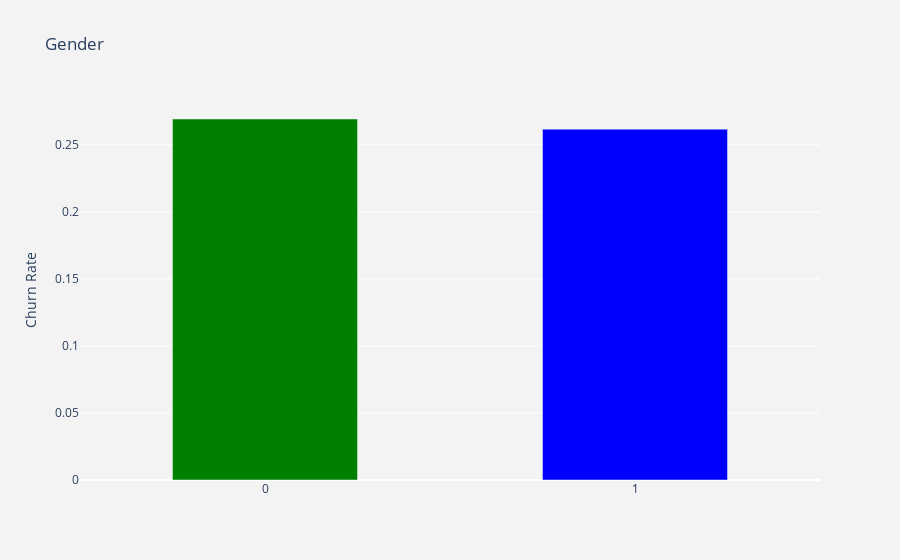
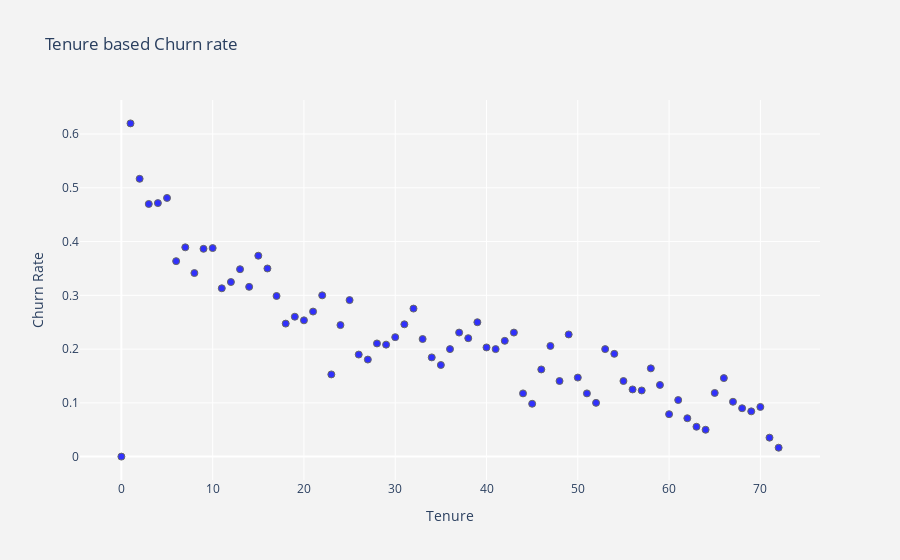

Notebook source saved alongside these figures, in order:
### Code cell
df_data.loc[df_data.Churn=='No','Churn'] = 0
df_data.loc[df_data.Churn=='Yes','Churn'] = 1
df_data['Churn'] = df_data['Churn'].astype(int)
# x = df_data.loc[(df_data.Churn!=0) & (df_data.Churn!=1)]

df_plot = df_data.groupby('gender').Churn.mean().reset_index()
plot_data = [
    go.Bar(
        x=df_plot['gender'],
        y=df_plot['Churn'],
        width = [0.5, 0.5],
        marker=dict(
        color=['green', 'blue'])
    )
]
plot_layout = go.Layout(
        xaxis={"type": "category"},
        yaxis={"title": "Churn Rate"},
        title='Gender',
        plot_bgcolor  = 'rgb(243,243,243)',
        paper_bgcolor  = 'rgb(243,243,243)',
    )
fig = go.Figure(data=plot_data, layout=plot_layout)
pyoff.iplot(fig)

df_data.groupby('gender').Churn.mean()

# Tenure
df_plot = df_data.groupby('tenure').Churn.mean().reset_index()
plot_data = [
    go.Scatter(
        x=df_plot['tenure'],
        y=df_plot['Churn'],
        mode='markers',
        name='Low',
        marker= dict(size= 7,
            line= dict(width=1),
            color= 'blue',
            opacity= 0.8
           ),
    )
]
plot_layout = go.Layout(
        yaxis= {'title': "Churn Rate"},
        xaxis= {'title': "Tenure"},
        title='Tenure based Churn rate',
        plot_bgcolor  = "rgb(243,243,243)",
        paper_bgcolor  = "rgb(243,243,243)",
    )
fig = go.Figure(data=plot_data, layout=plot_layout)
pyoff.iplot(fig)

# Feature Engineering: Creating Tenure groups (K-Means clustering)
sse = {}
df_data_tenure = df_data[['tenure']]
class SupressSettingWithCopyWarning:
    def __enter__(self):
        pd.options.mode.chained_assignment = None

    def __exit__(self, *args):
        pd.options.mode.chained_assignment = 'warn'

with SupressSettingWithCopyWarning():
    for k in range(1, 10):
        kmeans = KMeans(n_clusters=k, max_iter=1000).fit(df_data_tenure)
        df_data_tenure["clusters"] = kmeans.labels_
        sse[k] = kmeans.inertia_
    plt.figure()
    plt.plot(list(sse.keys()), list(sse.values()))
    plt.xlabel("Number of cluster")
    plt.show()

#build 3 clusters for tenure and add it to dataframe
kmeans = KMeans(n_clusters=3)
kmeans.fit(df_data[['tenure']])
df_data['TenureCluster'] = kmeans.predict(df_data[['tenure']])

df_data.groupby('TenureCluster').tenure.describe()

#import Label Encoder
from sklearn.preprocessing import LabelEncoder
le = LabelEncoder()
dummy_columns = [] #array for multiple value columns
for column in df_data.columns:
    if df_data[column].dtype == object and column != 'customerID':
        if df_data[column].nunique() == 2:
            #apply Label Encoder for binary ones
            df_data[column] = le.fit_transform(df_data[column])
        else:
            dummy_columns.append(column)
#apply get dummies for selected columns
df_data = pd.get_dummies(data = df_data,columns = dummy_columns)

### Figure 1 — Plotly figure (JSON) as saved in the notebook; plotly's stock layout.template omitted (floating-point values rounded to 4 significant figures)
{"data": [{"marker": {"color": ["green", "blue"]}, "type": "bar", "width": [0.5, 0.5], "x": [0, 1], "y": [0.2692, 0.2616]}], "layout": {"paper_bgcolor": "rgb(243,243,243)", "plot_bgcolor": "rgb(243,243,243)", "title": {"text": "Gender"}, "xaxis": {"type": "category"}, "yaxis": {"title": {"text": "Churn Rate"}}}}

### Figure 2 — Plotly figure (JSON) as saved in the notebook; plotly's stock layout.template omitted (floating-point values rounded to 4 significant figures)
{"data": [{"marker": {"color": "blue", "line": {"width": 1}, "opacity": 0.8, "size": 7}, "mode": "markers", "name": "Low", "type": "scatter", "x": [0, 1, 2, 3, 4, 5, 6, 7, 8, 9, 10, 11, 12, 13, 14, 15, 16, 17, 18, 19, 20, 21, 22, 23, 24, 25, 26, 27, 28, 29, 30, 31, 32, 33, 34, 35, 36, 37, 38, 39, 40, 41, 42, 43, 44, 45, 46, 47, 48, 49, 50, 51, 52, 53, 54, 55, 56, 57, 58, 59, 60, 61, 62, 63, 64, 65, 66, 67, 68, 69, 70, 71, 72], "y": [0, 0.6199, 0.5168, 0.47, 0.4716, 0.4812, 0.3636, 0.3893, 0.3415, 0.3866, 0.3879, 0.3131, 0.3248, 0.3486, 0.3158, 0.3737, 0.35, 0.2989, 0.2474, 0.2603, 0.2535, 0.2698, 0.3, 0.1529, 0.2447, 0.2911, 0.1899, 0.1806, 0.2105, 0.2083, 0.2222, 0.2462, 0.2754, 0.2188, 0.1846, 0.1705, 0.2, 0.2308, 0.2203, 0.25, 0.2031, 0.2, 0.2154, 0.2308, 0.1176, 0.09836, 0.1622, 0.2059, 0.1406, 0.2273, 0.1471, 0.1176, 0.1, 0.2, 0.1912, 0.1406, 0.125, 0.1231, 0.1642, 0.1333, 0.07895, 0.1053, 0.07143, 0.05556, 0.05, 0.1184, 0.1461, 0.102, 0.09, 0.08421, 0.09244, 0.03529, 0.01657]}], "layout": {"paper_bgcolor": "rgb(243,243,243)", "plot_bgcolor": "rgb(243,243,243)", "title": {"text": "Tenure based Churn rate"}, "xaxis": {"title": {"text": "Tenure"}}, "yaxis": {"title": {"text": "Churn Rate"}}}}
